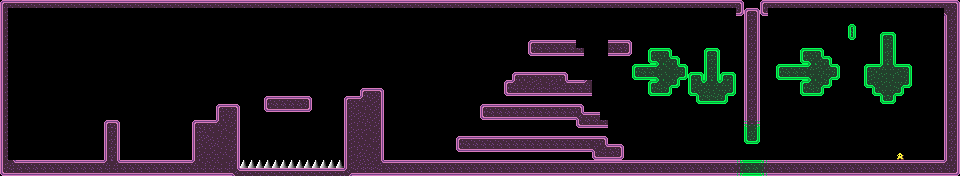

A 2D game scene composited from a Tiled map and its tileset images. What follows is a short description and the map's XML, with every tile layer's data as written:
An orthogonal 120x22 tile map with 8x8 px tiles, 1 tile layer (Tile Layer 1).

<map version="1.10" tiledversion="1.10.2" orientation="orthogonal" renderorder="right-down" width="120" height="22" tilewidth="8" tileheight="8" infinite="0" nextlayerid="2" nextobjectid="1">
 <tileset firstgid="1" source="../purple.tsx" />
 <layer id="1" name="Tile Layer 1" width="120" height="22">
  <data encoding="csv">
1,2,2,2,2,2,2,2,2,2,2,2,2,2,2,2,2,2,2,2,2,2,2,2,2,2,2,2,2,2,2,2,2,2,2,2,2,2,2,2,2,2,2,2,2,2,2,2,2,2,2,2,2,2,2,2,2,2,2,2,2,2,2,2,2,2,2,2,2,2,2,2,2,2,2,2,2,2,2,2,2,2,2,2,2,2,2,2,2,2,2,2,3,0,0,1,2,2,2,2,2,2,2,2,2,2,2,2,2,2,2,2,2,2,2,2,2,2,2,3,
17,0,0,0,0,0,0,0,0,0,0,0,0,0,0,0,0,0,0,0,0,0,0,0,0,0,0,0,0,0,0,0,0,0,0,0,0,0,0,0,0,0,0,0,0,0,0,0,0,0,0,0,0,0,0,0,0,0,0,0,0,0,0,0,0,0,0,0,0,0,0,0,0,0,0,0,0,0,0,0,0,0,0,0,0,0,0,0,0,0,0,0,35,1,3,33,0,0,0,0,0,0,0,0,0,0,0,0,0,0,0,0,0,0,0,0,0,0,38,19,
17,0,0,0,0,0,0,0,0,0,0,0,0,0,0,0,0,0,0,0,0,0,0,0,0,0,0,0,0,0,0,0,0,0,0,0,0,0,0,0,0,0,0,0,0,0,0,0,0,0,0,0,0,0,0,0,0,0,0,0,0,0,0,0,0,0,0,0,0,0,0,0,0,0,0,0,0,0,0,0,0,0,0,0,0,0,0,0,0,0,0,0,0,17,19,0,0,0,0,0,0,0,0,0,0,0,0,0,0,0,0,0,0,0,0,0,0,0,17,19,
17,0,0,0,0,0,0,0,0,0,0,0,0,0,0,0,0,0,0,0,0,0,0,0,0,0,0,0,0,0,0,0,0,0,0,0,0,0,0,0,0,0,0,0,0,0,0,0,0,0,0,0,0,0,0,0,0,0,0,0,0,0,0,0,0,0,0,0,0,0,0,0,0,0,0,0,0,0,0,0,0,0,0,0,0,0,0,0,0,0,0,0,0,17,19,0,0,0,0,0,0,0,0,0,0,0,68,0,0,0,0,0,0,0,0,0,0,0,17,19,
17,0,0,0,0,0,0,0,0,0,0,0,0,0,0,0,0,0,0,0,0,0,0,0,0,0,0,0,0,0,0,0,0,0,0,0,0,0,0,0,0,0,0,0,0,0,0,0,0,0,0,0,0,0,0,0,0,0,0,0,0,0,0,0,0,0,0,0,0,0,0,0,0,0,0,0,0,0,0,0,0,0,0,0,0,0,0,0,0,0,0,0,0,17,19,0,0,0,0,0,0,0,0,0,0,0,100,0,0,0,65,67,0,0,0,0,0,0,17,19,
17,0,0,0,0,0,0,0,0,0,0,0,0,0,0,0,0,0,0,0,0,0,0,0,0,0,0,0,0,0,0,0,0,0,0,0,0,0,0,0,0,0,0,0,0,0,0,0,0,0,0,0,0,0,0,0,0,0,0,0,0,0,0,0,0,0,1,2,2,2,2,2,0,0,0,0,2,2,3,0,0,0,0,0,0,0,0,0,0,0,0,0,0,17,19,0,0,0,0,0,0,0,0,0,0,0,0,0,0,0,81,83,0,0,0,0,0,0,17,19,
17,0,0,0,0,0,0,0,0,0,0,0,0,0,0,0,0,0,0,0,0,0,0,0,0,0,0,0,0,0,0,0,0,0,0,0,0,0,0,0,0,0,0,0,0,0,0,0,0,0,0,0,0,0,0,0,0,0,0,0,0,0,0,0,0,0,33,34,34,34,34,34,34,0,0,0,34,34,35,0,0,65,66,67,0,0,0,0,65,67,0,0,0,17,19,0,0,0,0,0,65,66,67,0,0,0,0,0,0,0,81,83,0,0,0,0,0,0,17,19,
17,0,0,0,0,0,0,0,0,0,0,0,0,0,0,0,0,0,0,0,0,0,0,0,0,0,0,0,0,0,0,0,0,0,0,0,0,0,0,0,0,0,0,0,0,0,0,0,0,0,0,0,0,0,0,0,0,0,0,0,0,0,0,0,0,0,0,0,0,0,0,0,0,0,0,0,0,0,0,0,0,97,102,117,67,0,0,0,81,83,0,0,0,17,19,0,0,0,0,0,97,102,117,67,0,0,0,0,0,0,81,83,0,0,0,0,0,0,17,19,
17,0,0,0,0,0,0,0,0,0,0,0,0,0,0,0,0,0,0,0,0,0,0,0,0,0,0,0,0,0,0,0,0,0,0,0,0,0,0,0,0,0,0,0,0,0,0,0,0,0,0,0,0,0,0,0,0,0,0,0,0,0,0,0,0,0,0,0,0,0,0,0,0,0,0,0,0,0,0,65,66,66,118,86,117,67,0,0,81,83,0,0,0,17,19,0,0,65,66,66,66,118,70,117,67,0,0,0,65,66,118,117,66,67,0,0,0,0,17,19,
17,0,0,0,0,0,0,0,0,0,0,0,0,0,0,0,0,0,0,0,0,0,0,0,0,0,0,0,0,0,0,0,0,0,0,0,0,0,0,0,0,0,0,0,0,0,0,0,0,0,0,0,0,0,0,0,0,0,0,0,0,0,0,0,1,2,2,2,2,2,3,0,0,0,0,0,0,0,0,97,98,98,102,86,101,99,65,67,81,83,65,67,0,17,19,0,0,97,98,98,98,102,69,101,99,0,0,0,81,85,82,69,86,83,0,0,0,0,17,19,
17,0,0,0,0,0,0,0,0,0,0,0,0,0,0,0,0,0,0,0,0,0,0,0,0,0,0,0,0,0,0,0,0,0,0,0,0,0,0,0,0,0,0,0,0,0,0,0,0,0,0,0,0,0,0,0,0,0,0,0,0,0,0,1,54,21,18,6,5,6,53,2,2,54,0,0,0,0,0,0,0,65,118,101,99,0,81,117,118,117,118,83,0,17,19,0,0,0,0,0,65,118,101,99,0,0,0,0,97,102,82,85,101,99,0,0,0,0,17,19,
17,0,0,0,0,0,0,0,0,0,0,0,0,0,0,0,0,0,0,0,0,0,0,0,0,0,0,0,0,0,0,0,0,0,0,0,0,0,0,0,0,0,0,0,0,1,2,3,0,0,0,0,0,0,0,0,0,0,0,0,0,0,0,33,34,34,34,34,34,34,34,34,34,34,0,0,0,0,0,0,0,97,98,99,0,0,97,102,70,85,101,99,0,17,19,0,0,0,0,0,97,98,99,0,0,0,0,0,0,97,102,101,99,0,0,0,0,0,17,19,
17,0,0,0,0,0,0,0,0,0,0,0,0,0,0,0,0,0,0,0,0,0,0,0,0,0,0,0,0,0,0,0,0,1,2,2,2,2,3,0,0,0,0,1,2,54,18,19,0,0,0,0,0,0,0,0,0,0,0,0,0,0,0,0,0,0,0,0,0,0,0,0,0,0,0,0,0,0,0,0,0,0,0,0,0,0,0,97,98,98,99,0,0,17,19,0,0,0,0,0,0,0,0,0,0,0,0,0,0,0,97,99,0,0,0,0,0,0,17,19,
17,0,0,0,0,0,0,0,0,0,0,0,0,0,0,0,0,0,0,0,0,0,0,0,0,0,0,1,2,3,0,0,0,33,34,34,34,34,35,0,0,0,0,17,18,5,21,19,0,0,0,0,0,0,0,0,0,0,0,0,1,2,2,2,2,2,2,2,2,2,2,2,3,0,0,0,0,0,0,0,0,0,0,0,0,0,0,0,0,0,0,0,0,17,19,0,0,0,0,0,0,0,0,0,0,0,0,0,0,0,0,0,0,0,0,0,0,0,17,19,
17,0,0,0,0,0,0,0,0,0,0,0,0,0,0,0,0,0,0,0,0,0,0,0,0,0,0,17,5,19,0,0,0,0,0,0,0,0,0,0,0,0,0,17,18,6,21,19,0,0,0,0,0,0,0,0,0,0,0,0,33,34,34,34,34,34,34,34,34,34,34,34,39,2,2,0,0,0,0,0,0,0,0,0,0,0,0,0,0,0,0,0,0,17,19,0,0,0,0,0,0,0,0,0,0,0,0,0,0,0,0,0,0,0,0,0,0,0,17,19,
17,0,0,0,0,0,0,0,0,0,0,0,0,1,3,0,0,0,0,0,0,0,0,0,1,2,2,54,21,19,0,0,0,0,0,0,0,0,0,0,0,0,0,17,5,5,21,19,0,0,0,0,0,0,0,0,0,0,0,0,0,0,0,0,0,0,0,0,0,0,0,0,33,34,34,34,0,0,0,0,0,0,0,0,0,0,0,0,0,0,0,0,0,75,76,0,0,0,0,0,0,0,0,0,0,0,0,0,0,0,0,0,0,0,0,0,0,0,17,19,
17,0,0,0,0,0,0,0,0,0,0,0,0,17,19,0,0,0,0,0,0,0,0,0,17,6,22,5,22,19,0,0,0,0,0,0,0,0,0,0,0,0,0,17,18,18,22,19,0,0,0,0,0,0,0,0,0,0,0,0,0,0,0,0,0,0,0,0,0,0,0,0,0,0,0,0,0,0,0,0,0,0,0,0,0,0,0,0,0,0,0,0,0,81,83,0,0,0,0,0,0,0,0,0,0,0,0,0,0,0,0,0,0,0,0,0,0,0,17,19,
17,0,0,0,0,0,0,0,0,0,0,0,0,17,19,0,0,0,0,0,0,0,0,0,17,18,6,21,22,19,0,0,0,0,0,0,0,0,0,0,0,0,0,17,21,22,5,19,0,0,0,0,0,0,0,0,0,1,2,2,2,2,2,2,2,2,2,2,2,2,2,2,2,2,2,3,0,0,0,0,0,0,0,0,0,0,0,0,0,0,0,0,0,97,99,0,0,0,0,0,0,0,0,0,0,0,0,0,0,0,0,0,0,0,0,0,0,0,17,19,
17,0,0,0,0,0,0,0,0,0,0,0,0,17,19,0,0,0,0,0,0,0,0,0,17,22,18,22,21,19,0,0,0,0,0,0,0,0,0,0,0,0,0,17,5,21,22,19,0,0,0,0,0,0,0,0,0,33,34,34,34,34,34,34,34,34,34,34,34,34,34,34,34,34,38,53,2,3,0,0,0,0,0,0,0,0,0,0,0,0,0,0,0,0,0,0,0,0,0,0,0,0,0,0,0,0,0,0,0,0,0,0,0,0,0,0,0,0,17,19,
17,0,0,0,0,0,0,0,0,0,0,0,0,17,19,0,0,0,0,0,0,0,0,0,17,21,21,21,22,19,0,0,0,0,0,0,0,0,0,0,0,0,0,17,5,6,21,19,0,0,0,0,0,0,0,0,0,0,0,0,0,0,0,0,0,0,0,0,0,0,0,0,0,0,33,34,34,35,0,0,0,0,0,0,0,0,0,0,0,0,0,0,0,0,0,0,0,0,0,0,0,0,0,0,0,0,0,0,0,0,0,0,145,0,0,0,0,0,17,19,
17,53,2,2,2,2,2,2,2,2,2,2,2,54,53,2,2,2,2,2,2,2,2,2,54,5,21,22,5,19,131,131,131,131,131,131,131,131,131,131,131,131,131,17,21,6,6,53,2,2,2,2,2,2,2,2,2,2,2,2,2,2,2,2,2,2,2,2,2,2,2,2,2,2,2,2,2,2,2,2,2,2,2,2,2,2,2,2,2,2,2,2,73,66,66,74,2,2,2,2,2,2,2,2,2,2,2,2,2,2,2,2,2,2,2,2,2,2,54,19,
33,34,34,34,34,34,34,34,34,34,34,34,34,34,34,34,34,34,34,34,34,34,34,34,34,34,34,34,34,39,2,2,2,2,2,2,2,2,2,2,2,2,2,55,34,34,34,34,34,34,34,34,34,34,34,34,34,34,34,34,34,34,34,34,34,34,34,34,34,34,34,34,34,34,34,34,34,34,34,34,34,34,34,34,34,34,34,34,34,34,34,34,89,98,98,90,34,34,34,34,34,34,34,34,34,34,34,34,34,34,34,34,34,34,34,34,34,34,34,35
</data>
 </layer>
</map>
